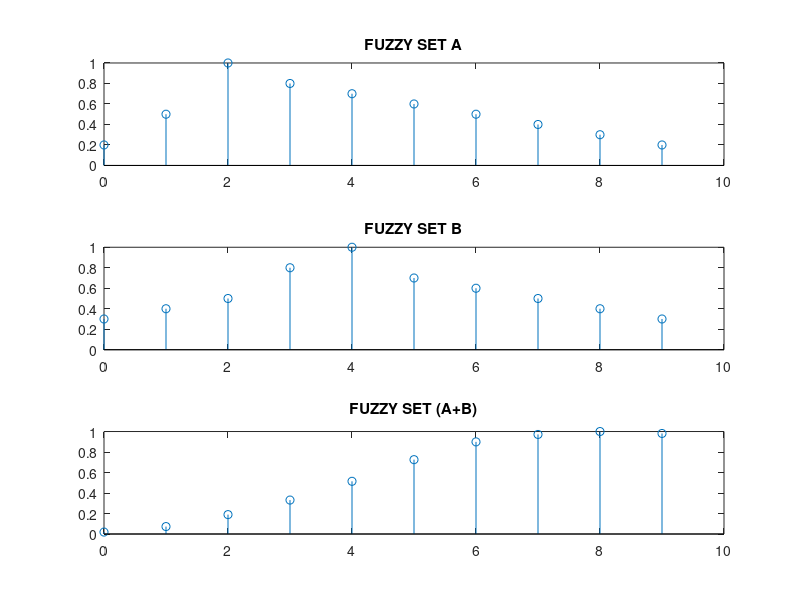

Source code (MATLAB):
% 1. Example Implement a discrete fuzzy function in Matlab
AX = 0:9;
muA = [0.2 0.5 1 0.8 0.7 0.6 0.5 0.4 0.3 0.2];

BX = 0:9;
muB = [0.3 0.4 0.5 0.8 1 0.7 0.6 0.5 0.4 0.3];

CX = 0:9;
muC = zeros(size(CX));

for x=CX
    i = find(CX==x);
    for x1=AX
        j = find(AX==x1);
        for x2=BX
            k = find(BX==x2);            
            if(x1+x2==x)
                muC(i) = muC(i) + muA(j)*muB(k);
            end               
        end
    end
end

muC = muC / max(muC);

figure;

subplot(3,1,1);
stem(AX, muA)
title('FUZZY SET A')

subplot(3,1,2)
stem(BX, muB)
title('FUZZY SET B')

subplot(3,1,3)
stem(CX, muC)
title("FUZZY SET (A+B)")
